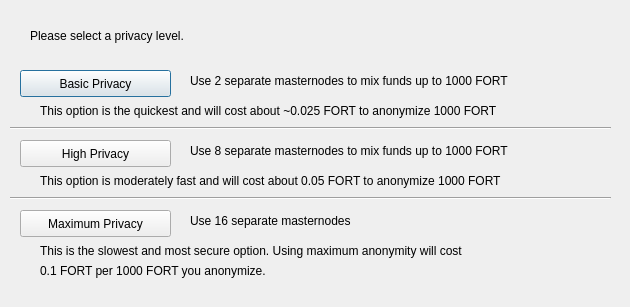
<?xml version="1.0" encoding="UTF-8"?>
<ui version="4.0">
 <class>DarksendConfig</class>
 <widget class="QDialog" name="DarksendConfig">
  <property name="geometry">
   <rect>
    <x>0</x>
    <y>0</y>
    <width>630</width>
    <height>307</height>
   </rect>
  </property>
  <property name="windowTitle">
   <string>Configure Darksend</string>
  </property>
  <widget class="QPushButton" name="buttonBasic">
   <property name="geometry">
    <rect>
     <x>20</x>
     <y>70</y>
     <width>151</width>
     <height>27</height>
    </rect>
   </property>
   <property name="text">
    <string>Basic Privacy</string>
   </property>
  </widget>
  <widget class="QPushButton" name="buttonHigh">
   <property name="geometry">
    <rect>
     <x>20</x>
     <y>140</y>
     <width>151</width>
     <height>27</height>
    </rect>
   </property>
   <property name="text">
    <string>High Privacy</string>
   </property>
  </widget>
  <widget class="QPushButton" name="buttonMax">
   <property name="geometry">
    <rect>
     <x>20</x>
     <y>210</y>
     <width>151</width>
     <height>27</height>
    </rect>
   </property>
   <property name="text">
    <string>Maximum Privacy</string>
   </property>
  </widget>
  <widget class="QLabel" name="label">
   <property name="geometry">
    <rect>
     <x>30</x>
     <y>20</y>
     <width>571</width>
     <height>31</height>
    </rect>
   </property>
   <property name="text">
    <string>Please select a privacy level.</string>
   </property>
  </widget>
  <widget class="QLabel" name="label_2">
   <property name="geometry">
    <rect>
     <x>190</x>
     <y>70</y>
     <width>421</width>
     <height>21</height>
    </rect>
   </property>
   <property name="text">
    <string>Use 2 separate masternodes to mix funds up to 1000 FORT</string>
   </property>
  </widget>
  <widget class="QLabel" name="label_3">
   <property name="geometry">
    <rect>
     <x>190</x>
     <y>140</y>
     <width>411</width>
     <height>21</height>
    </rect>
   </property>
   <property name="text">
    <string>Use 8 separate masternodes to mix funds up to 1000 FORT</string>
   </property>
  </widget>
  <widget class="QLabel" name="label_4">
   <property name="geometry">
    <rect>
     <x>190</x>
     <y>210</y>
     <width>421</width>
     <height>21</height>
    </rect>
   </property>
   <property name="text">
    <string>Use 16 separate masternodes</string>
   </property>
  </widget>
  <widget class="QLabel" name="label_6">
   <property name="geometry">
    <rect>
     <x>40</x>
     <y>100</y>
     <width>561</width>
     <height>21</height>
    </rect>
   </property>
   <property name="text">
    <string>This option is the quickest and will cost about ~0.025 FORT to anonymize 1000 FORT</string>
   </property>
  </widget>
  <widget class="QLabel" name="label_7">
   <property name="geometry">
    <rect>
     <x>40</x>
     <y>170</y>
     <width>561</width>
     <height>21</height>
    </rect>
   </property>
   <property name="text">
    <string>This option is moderately fast and will cost about 0.05 FORT to anonymize 1000 FORT</string>
   </property>
  </widget>
  <widget class="QLabel" name="label_8">
   <property name="geometry">
    <rect>
     <x>40</x>
     <y>240</y>
     <width>561</width>
     <height>21</height>
    </rect>
   </property>
   <property name="text">
    <string>This is the slowest and most secure option. Using maximum anonymity will cost</string>
   </property>
  </widget>
  <widget class="QLabel" name="label_9">
   <property name="geometry">
    <rect>
     <x>40</x>
     <y>260</y>
     <width>561</width>
     <height>21</height>
    </rect>
   </property>
   <property name="text">
    <string>0.1 FORT per 1000 FORT you anonymize.</string>
   </property>
  </widget>
  <widget class="Line" name="line">
   <property name="geometry">
    <rect>
     <x>10</x>
     <y>120</y>
     <width>601</width>
     <height>16</height>
    </rect>
   </property>
   <property name="orientation">
    <enum>Qt::Horizontal</enum>
   </property>
  </widget>
  <widget class="Line" name="line_2">
   <property name="geometry">
    <rect>
     <x>10</x>
     <y>190</y>
     <width>601</width>
     <height>16</height>
    </rect>
   </property>
   <property name="orientation">
    <enum>Qt::Horizontal</enum>
   </property>
  </widget>
 </widget>
 <resources/>
 <connections/>
</ui>
